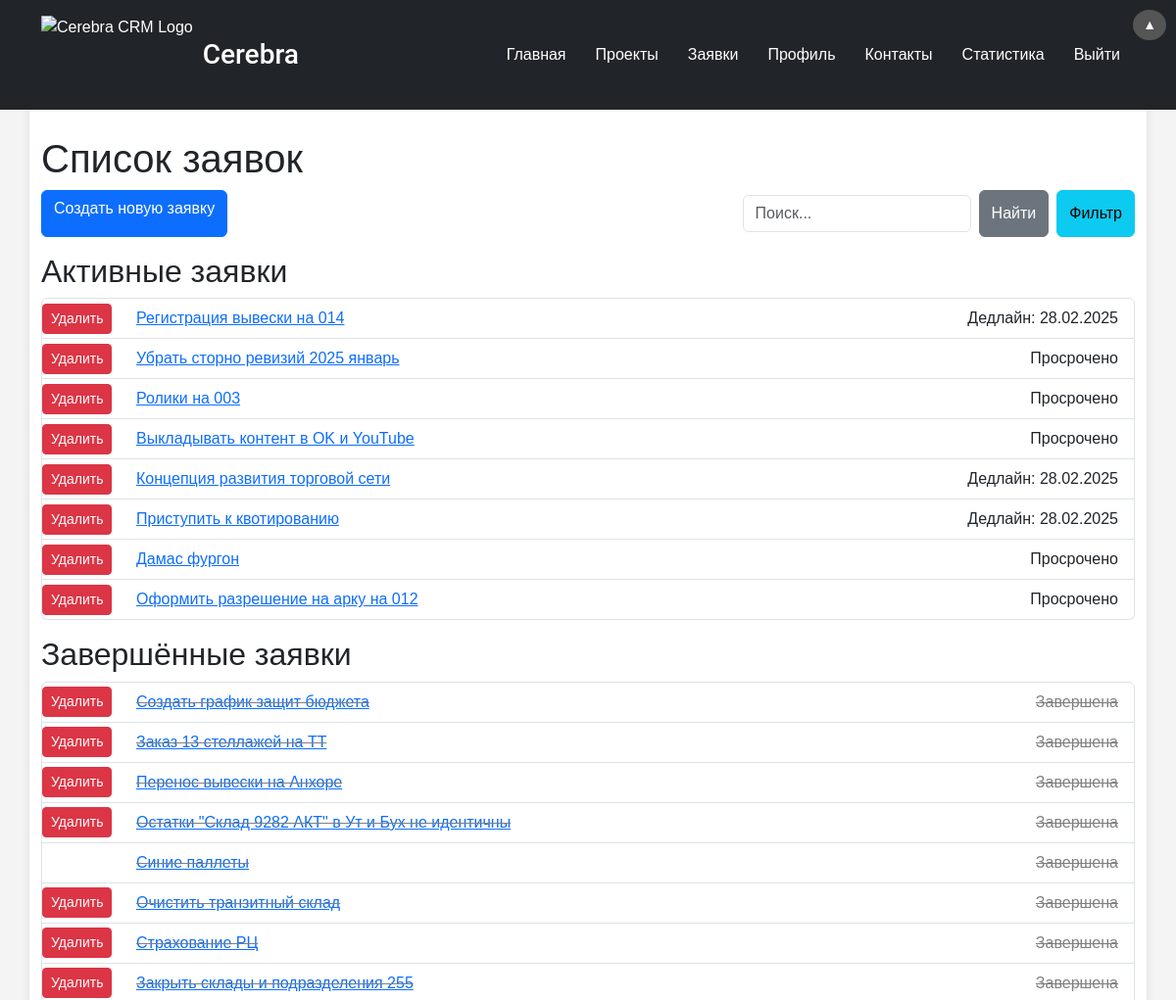
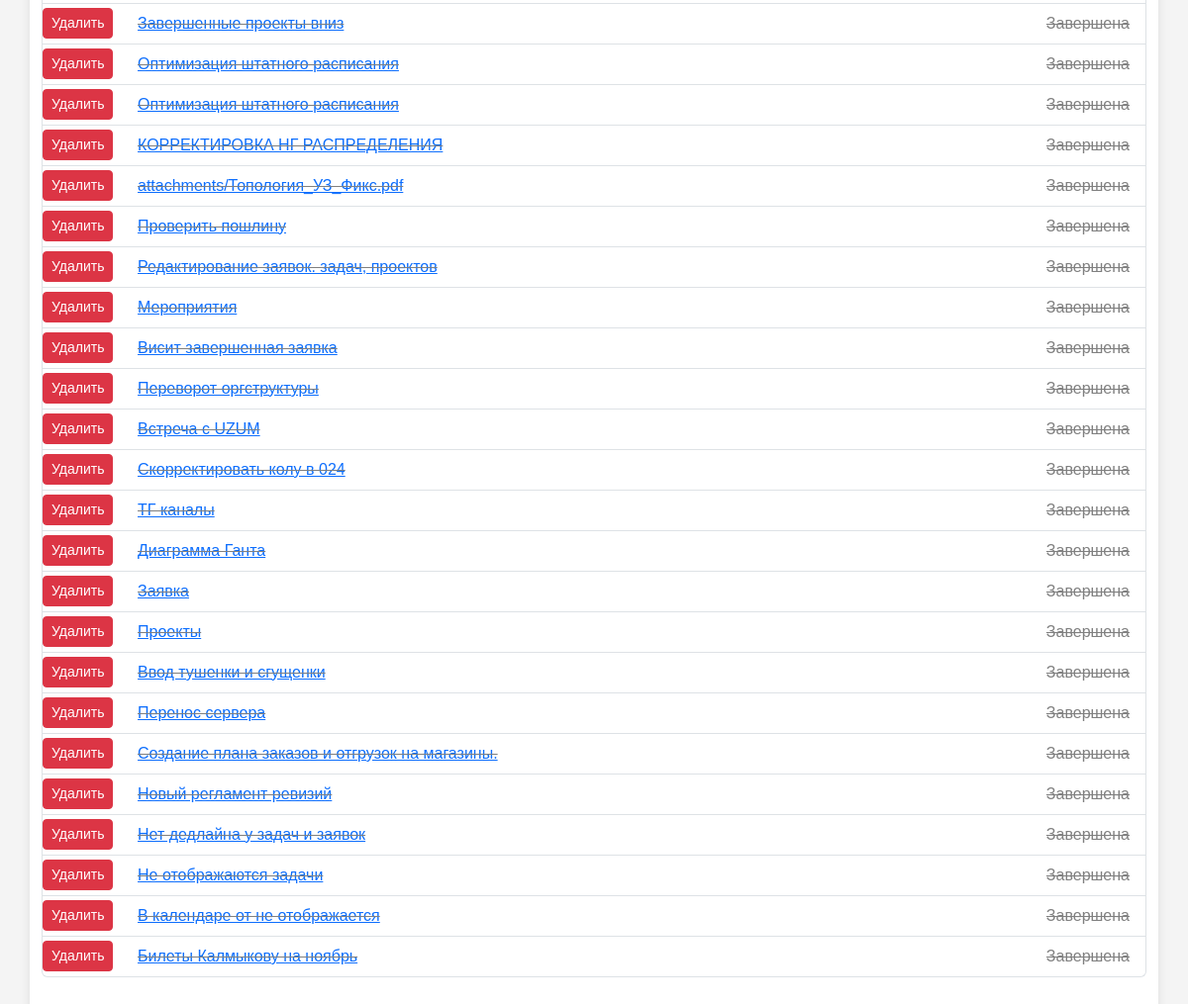
/tickets/tickets/ (signed in), run on the app's committed database (2 pictures, top to bottom).
### tickets/models.py (models this page shows)
class Ticket(models.Model):
    STATUS_CHOICES = [
    ('new', 'Новая'),
    ('in_progress', 'В процессе'),
    ('extension_requested', 'Запрос на продление'),
    ('done', 'Выполнена'),
    ('completed', 'Завершена'),
    ('completed_early', 'Завершена досрочно'),
    ('approval_pending', 'Ожидает согласования'),
    ('in_revision', 'Отправлена на доработку')  # Новый статус
    ]
    title = models.CharField(max_length=255, verbose_name="Название заявки")
    description = models.TextField(verbose_name="Описание заявки", blank=True, null=True)
    author = models.ForeignKey(User, on_delete=models.CASCADE, related_name='created_tickets', verbose_name="Автор заявки", null=True, blank=True)
    assignee = models.ForeignKey(User, on_delete=models.CASCADE, related_name='assigned_tickets', verbose_name="Исполнитель", null=True, blank=True)
    observer = models.ForeignKey(User, on_delete=models.SET_NULL, null=True, blank=True, related_name='observed_tickets', verbose_name="Наблюдатель")
    status = models.CharField(max_length=20, choices=STATUS_CHOICES, verbose_name="Статус заявки", default='new')
    created_at = models.DateTimeField(auto_now_add=True, verbose_name="Дата создания")
    accepted_at = models.DateTimeField(null=True, blank=True, verbose_name="Дата принятия")
    closed_at = models.DateTimeField(null=True, blank=True, verbose_name="Дата закрытия")
    return_count = models.IntegerField(default=0, verbose_name="Количество возвратов на доработку")
    deadline = models.DateField()
    requested_extension_date = models.DateField(null=True, blank=True)
    def is_overdue(self):
        return self.deadline and self.deadline < date.today()

### tickets/views.py (the view)
# urls.py: path('tickets/', views.ticket_list, name='ticket_list'),
def ticket_list(request):
    query = request.GET.get('query', '')
    year = request.GET.get('year', '')
    month = request.GET.get('month', '')
    user = request.user
    try:
        year = int(year) if year else None
    except ValueError:
        year = None
    try:
        month = int(month) if month else None
    except ValueError:
        month = None
    tickets = Ticket.objects.filter(
        Q(assignee=user) |
        Q(author=user) |
        Q(observer=user) |
        Q(assistants__user=user)
    ).distinct()
    if query:
        tickets = tickets.filter(
            Q(title__icontains=query) |
            Q(description__icontains=query)
        )
    if year:
        tickets = tickets.filter(created_at__year=year)
    if month:
        tickets = tickets.filter(created_at__month=month)
    active_tickets = tickets.exclude(status__in=['completed', 'completed_early']).order_by('-created_at')
    completed_tickets = tickets.filter(status__in=['completed', 'completed_early']).order_by('-created_at')
    years = Ticket.objects.dates('created_at', 'year', order='DESC')
    months = {
        1: 'Январь', 2: 'Февраль', 3: 'Март', 4: 'Апрель', 5: 'Май', 6: 'Июнь',
        7: 'Июль', 8: 'Август', 9: 'Сентябрь', 10: 'Октябрь', 11: 'Ноябрь', 12: 'Декабрь'
    }
    return render(request, 'tickets/ticket_list.html', {
        'active_tickets': active_tickets,
        'completed_tickets': completed_tickets,
        'query': query,
        'years': years,
        'months': months,
        'selected_year': year,
        'selected_month': month,
    })

### tickets/templates/tickets/ticket_list.html (shortened to what this page needs)
{% extends 'base.html' %}
{% block content %}
<h1>Список заявок</h1>
<div class="d-flex justify-content-between mb-3">
    <a href="{% url 'ticket_create' %}" class="btn btn-primary">Создать новую заявку</a>
    <div class="d-flex">
        <form method="get" action="{% url 'ticket_list' %}" class="d-flex me-2">
            <input type="text" name="query" placeholder="Поиск..." value="{{ query }}" class="form-control me-2">
            <button type="submit" class="btn btn-secondary">Найти</button>
        </form>
        <button type="button" class="btn btn-info" data-bs-toggle="modal" data-bs-target="#filterModal">Фильтр</button>
    </div>
</div>
<h2>Активные заявки</h2>
<ul class="list-group mb-3">
    {% for ticket in active_tickets %}
        <li class="list-group-item d-flex justify-content-between align-items-center">
            <div class="d-flex align-items-center" style="padding-left: 80px;">
                {% if request.user == ticket.author or perms.tickets.delete_ticket %}
                    <form action="{% url 'delete_ticket' ticket.id %}" method="post" style="position: absolute; left: 0;">
                        <button type="submit" class="btn btn-danger btn-sm" onclick="return confirm('Вы уверены, что хотите удалить эту заявку?');">Удалить</button>
                    </form>
                {% endif %}
                <a href="{% url 'ticket_detail' ticket.id %}">{{ ticket.title }}</a>
            </div>
            <span>
                {% if ticket.is_overdue %}
                    Просрочено
                {% elif ticket.deadline %}
                    Дедлайн: {{ ticket.deadline|date:"d.m.Y" }}
                {% else %}
                    Дедлайн не установлен
                {% endif %}
            </span>
        </li>
    {% empty %}
        <li class="list-group-item">Нет активных заявок.</li>
    {% endfor %}
</ul>
<h2>Завершённые заявки</h2>
<ul class="list-group">
    {% for ticket in completed_tickets %}
        <li class="list-group-item d-flex justify-content-between align-items-center" style="text-decoration: line-through; color: gray;">
            <div class="d-flex align-items-center" style="padding-left: 80px;">
                {% if request.user == ticket.author or perms.tickets.delete_ticket %}
                    <form action="{% url 'delete_ticket' ticket.id %}" method="post" style="position: absolute; left: 0;">
                        <button type="submit" class="btn btn-danger btn-sm" onclick="return confirm('Вы уверены, что хотите удалить эту заявку?');">Удалить</button>
                    </form>
                {% endif %}
                <a href="{% url 'ticket_detail' ticket.id %}">{{ ticket.title }}</a>
            </div>
            <span>
                Завершена
            </span>
        </li>
    {% empty %}
        <li class="list-group-item">Нет завершённых заявок.</li>
    {% endfor %}
</ul>
{% endblock %}

### static/css/styles.css (style rules this page uses)
body { font-family: Arial, sans-serif; background-color: #f4f4f4; height: 100%; margin: 0; padding: 0; display: flex; flex-direction: column; min-height: 100vh; }
form input, form textarea, form select { padding: 10px; margin: 5px 0; border-radius: 5px; border: 1px solid #ccc; width: 100%; }
form button { padding: 10px 20px; border-radius: 5px; background-color: #4CAF50; color: white; border: none; cursor: pointer; }
form button { padding: 8px 15px; font-size: 0.9rem; }
form input, form textarea, form select { font-size: 0.9rem; }

### data on the page
Ticket: shows "Удалить", title "Регистрация вывески на 014", deadline "28.02.2025"
Ticket: shows "Удалить", title "Убрать сторно ревизий 2025 январь", deadline "Просрочено"
Ticket: shows "Удалить", title "Ролики на 003", deadline "Просрочено"
Ticket: shows "Удалить", title "Выкладывать контент в OK и YouTube", deadline "Просрочено"
Ticket: shows "Удалить", title "Концепция развития торговой сети", deadline "28.02.2025"
Ticket: shows "Удалить", title "Приступить к квотированию", deadline "28.02.2025"
Ticket: shows "Удалить", title "Дамас фургон", deadline "Просрочено"
Ticket: shows "Удалить", title "Оформить разрешение на арку на 012", deadline "Просрочено"
Ticket: shows "Удалить", title "Создать график защит бюджета"
Ticket: shows "Удалить", title "Заказ 13 стеллажей на ТТ"
Ticket: shows "Удалить", title "Перенос вывески на Анхоре"
Ticket: shows "Удалить", title "Остатки \"Склад 9282 АКТ\" в Ут и Бух не идентичны"
Ticket: title "Синие паллеты"
Ticket: shows "Удалить", title "Очистить транзитный склад"
Ticket: shows "Удалить", title "Страхование РЦ"
Ticket: shows "Удалить", title "Закрыть склады и подразделения 255"
Ticket: shows "Удалить", title "Завершенные проекты вниз"
Ticket: shows "Удалить", title "Оптимизация штатного расписания"
Ticket: shows "Удалить", title "Оптимизация штатного расписания"
Ticket: shows "Удалить", title "КОРРЕКТИРОВКА НГ РАСПРЕДЕЛЕНИЯ"
Ticket: shows "Удалить", title "attachments/Топология_УЗ_Фикс.pdf"
Ticket: shows "Удалить", title "Проверить пошлину"
Ticket: shows "Удалить", title "Редактирование заявок. задач, проектов"
Ticket: shows "Удалить", title "Мероприятия"
Ticket: shows "Удалить", title "Висит завершенная заявка"
Ticket: shows "Удалить", title "Переворот оргструктуры"
Ticket: shows "Удалить", title "Встреча с UZUM"
Ticket: shows "Удалить", title "Скорректировать колу в 024"
Ticket: shows "Удалить", title "ТГ каналы"
Ticket: shows "Удалить", title "Диаграмма Ганта"
Ticket: shows "Удалить", title "Заявка"
Ticket: shows "Удалить", title "Проекты"
Ticket: shows "Удалить", title "Ввод тушенки и сгущенки"
Ticket: shows "Удалить", title "Перенос сервера"
Ticket: shows "Удалить", title "Создание плана заказов и отгрузок на магазины."
Ticket: shows "Удалить", title "Новый регламент ревизий"
Ticket: shows "Удалить", title "Нет дедлайна у задач и заявок"
Ticket: shows "Удалить", title "Не отображаются задачи"
Ticket: shows "Удалить", title "В календаре от не отображается"
Ticket: shows "Удалить", title "Билеты Калмыкову на ноябрь"
